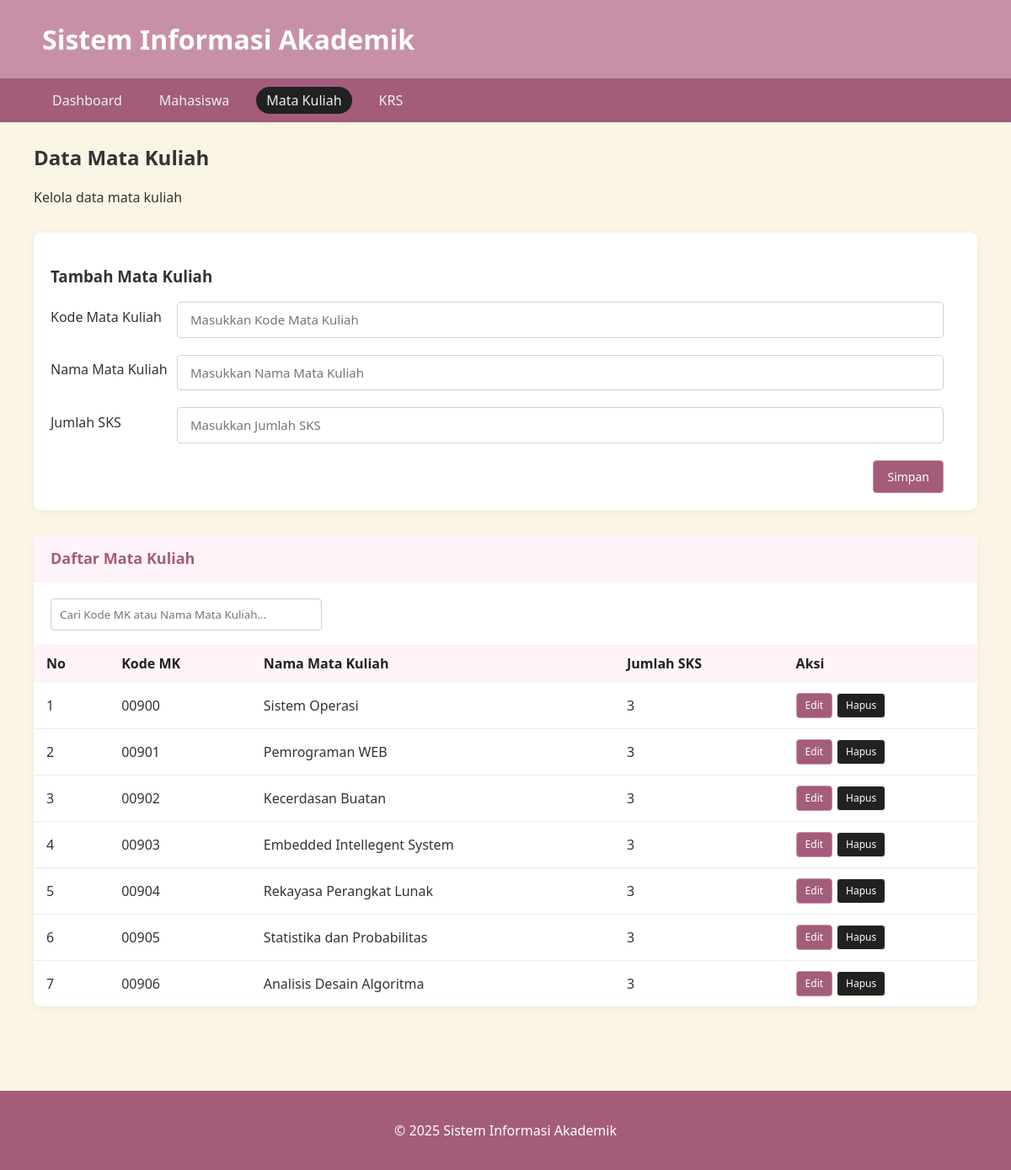
Screenshot of /index.php?page=matakuliah with the database file from the repository.
### tables this page shows
CREATE TABLE `matakuliah` (
  `kodemk` char(6) NOT NULL,
  `nama` varchar(50) NOT NULL,
  `jumlah_sks` int(3) NOT NULL
);

### pages/matakuliah.php (the view, shortened to what this page needs)
<?php
include 'config/db.php';
$edit_data = null;
$matakuliah = mysqli_query($conn, "SELECT * FROM matakuliah ORDER BY kodemk ASC");
?>
<div class="dashboard">
    <div class="dashboard-header">
        <h2>Data Mata Kuliah</h2>
        <p>Kelola data mata kuliah</p>
    </div>
    <div class="form-container">
    <h3><?php echo $edit_data ? 'Edit Mata Kuliah' : 'Tambah Mata Kuliah'; ?></h3>
    <form method="post" action="">
        <?php if ($edit_data): ?>
            <input type="hidden" name="kodemk" value="<?php echo $edit_data['kodemk']; ?>">
        <?php else: ?>
            <div class="form-group">
                <label for="kodemk">Kode Mata Kuliah</label>
                <input type="text" class="form-control" id="kodemk" name="kodemk" maxlength="6" required
                       placeholder="Masukkan Kode Mata Kuliah">
            </div>
        <?php endif; ?>
        <div class="form-group">
            <label for="nama">Nama Mata Kuliah</label>
            <input type="text" class="form-control" id="nama" name="nama"
                   value="<?php echo $edit_data ? $edit_data['nama'] : ''; ?>" maxlength="50" required
                   placeholder="Masukkan Nama Mata Kuliah">
        </div>
        <div class="form-group">
            <label for="jumlah_sks">Jumlah SKS</label>
            <input type="number" class="form-control" id="jumlah_sks" name="jumlah_sks"
                   value="<?php echo $edit_data ? $edit_data['jumlah_sks'] : ''; ?>" min="1" max="6" required
                   placeholder="Masukkan Jumlah SKS">
        </div>
        <div class="btn-save">
            <button type="submit" name="<?php echo $edit_data ? 'edit_matakuliah' : 'tambah_matakuliah'; ?>" class="btn btn-primary">
                <?php echo $edit_data ? 'Update' : 'Simpan'; ?>
            </button>
        </div>
    </form>
</div>
    <div class="data-table">
        <div class="data-table-header">
            <h2>Daftar Mata Kuliah</h2>
        </div>
        <div class="search-form">
            <input type="text" id="searchMatkulInput" placeholder="Cari Kode MK atau Nama Mata Kuliah...">
        </div>
        <table>
            <thead>
                <tr>
                    <th>No</th>
                    <th>Kode MK</th>
                    <th>Nama Mata Kuliah</th>
                    <th>Jumlah SKS</th>
                    <th>Aksi</th>
                </tr>
            </thead>
            <tbody>
                <?php
                $no = 1;
                if (mysqli_num_rows($matakuliah) > 0) {
                    while ($row = mysqli_fetch_assoc($matakuliah)):
                ?>
                <tr>
                    <td><?php echo $no++; ?></td>
                    <td><?php echo $row['kodemk']; ?></td>
                    <td><?php echo $row['nama']; ?></td>
                    <td><?php echo $row['jumlah_sks']; ?></td>
                    <td class="actions">
                        <a href="index.php?page=matakuliah&edit=<?php echo $row['kodemk']; ?>" class="btn btn-warning btn-sm">Edit</a>
                        <a href="index.php?page=matakuliah&hapus=<?php echo $row['kodemk']; ?>" class="btn btn-danger btn-sm" onclick="return confirm('Apakah Anda yakin ingin menghapus data ini?')">Hapus</a>
                    </td>
                </tr>
                <?php
                    endwhile;
                } else {
                    echo "<tr><td colspan='5' class='text-center'>Tidak ada data</td></tr>";
                }
                ?>
            </tbody>
        </table>
    </div>
</div>

### style.css (style rules this page uses)
:root { --light-color: #FBF5E5; --pink-light: #C890A7; --pink: #A35C7A; --dark-color: #212121; }
body { margin: 0; background-color: var(--light-color); color: #333; }
body, input, select, textarea, button { font-family: 'Segoe UI', sans-serif; }
.dashboard { padding: 30px 10px; padding-top: 120px; }
.dashboard-header { margin-top: 50px; }
.dashboard-header p { text-align: left; padding-bottom: 15px; }
.data-table { background-color: white; border-radius: 8px; box-shadow: 0 2px 10px rgba(0, 0, 0, 0.05); overflow: hidden; margin-bottom: 30px; }
.data-table-header { background-color: #fff4fa; padding: 15px 20px; border-bottom: 1px solid #e9ecef; display: flex; justify-content: space-between; align-items: center; }
.data-table h2 { margin: 0; font-size: 18px; color: var(--pink); }
.search-form { display: flex; gap: 0.5rem; margin-bottom: 1rem; align-items: center; margin-left: 20px; margin-top: 20px; }
.search-form input[type="text"] { padding: 9px 10px; border: 1px solid #ccc; border-radius: 4px; width: 300px; }
table { width: 100%; border-collapse: collapse; }
table th, table td { padding: 12px 15px; text-align: left; }
table th { background-color: #fff4fa; font-weight: 600; color: var(--dark-color); }
table tr { border-bottom: 1px solid #e9ecef; }
table tr:last-child { border-bottom: none; }
.btn { display: inline-block; font-weight: 500; text-align: center; vertical-align: middle; cursor: pointer; border: 1px solid transparent; padding: 8px 16px; font-size: 14px; line-height: 1.5; border-radius: 4px; transition: all 0.15s ease-in-out; text-decoration: none; }
.btn-primary { color: #fff; background-color: var(--pink); border-color: var(--pink-light); }
.btn-danger { color: #fff; background-color: var(--dark-color); border-color: var(--light-color); }
.btn-warning { color: #fff; background-color: var(--pink); border-color: var(--pink-light); }
.btn-sm { padding: 5px 10px; font-size: 12px; }
.form-container { background-color: white; border-radius: 8px; box-shadow: 0 2px 10px rgba(0, 0, 0, 0.05); padding: 20px; margin-bottom: 30px; }
.form-group { display: flex; align-items: center; margin-bottom: 20px; margin-right: 20px; }
.form-group label { width: 150px; margin-bottom: 8px; font-weight: 500; }
.form-control { display: block; width: 100%; padding: 9px 15px; font-size: 15px; padding-right: 20px; line-height: 1.5; color: #495057; background-color: #fff; border: 1px solid #ced4da; border-radius: 4px; transition: border-color 0.15s ease-in-out; }
.form-group input, .form-group select, .form-group textarea { flex: 1; }
.btn-save { text-align: right; margin-top: 1rem; margin-right: 20px; }
.actions { display: flex; gap: 5px; }

### rows the page displays
matakuliah: kodemk "00900", nama "Sistem Operasi", jumlah_sks "3"
matakuliah: kodemk "00901", nama "Pemrograman WEB", jumlah_sks "3"
matakuliah: kodemk "00902", nama "Kecerdasan Buatan", jumlah_sks "3"
matakuliah: kodemk "00903", nama "Embedded Intellegent System", jumlah_sks "3"
matakuliah: kodemk "00904", nama "Rekayasa Perangkat Lunak", jumlah_sks "3"
matakuliah: kodemk "00905", nama "Statistika dan Probabilitas", jumlah_sks "3"
matakuliah: kodemk "00906", nama "Analisis Desain Algoritma", jumlah_sks "3"
